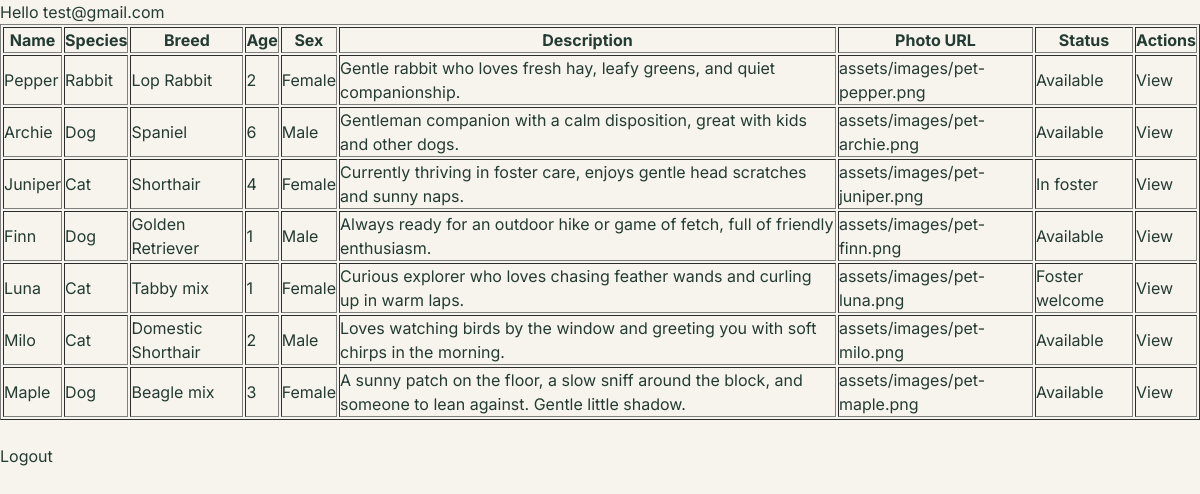
Page /userDashboard/dashboard.php (signed in) on the committed database.
### tables this page shows
CREATE TABLE `pet` (
  `petid` int NOT NULL,
  `created_by` int NOT NULL,
  `name` varchar(100) NOT NULL,
  `species` varchar(50) NOT NULL,
  `breed` varchar(50) NOT NULL,
  `age` int NOT NULL,
  `sex` varchar(50) NOT NULL,
  `description` varchar(255) NOT NULL,
  `photo_url` varchar(255) NOT NULL,
  `status` varchar(50) NOT NULL
);

### app/Models/Pet.php (called while the page is built, shortened)
<?php
class Pet {
    private $conn = null;
    public function __construct() {
        try {
            $database = new Database();
            $this->conn = $database->connection();
        } catch (Exception $e) {
            $this->conn = null;
        }
    }
    public function getAll($species = null, $status = null, $search = null) {
        if ($this->conn) {
            try {
                $query = "SELECT * FROM pet WHERE 1=1";
                $params = [];
                $query .= " ORDER BY petid DESC";
                $stmt = $this->conn->prepare($query);
                $stmt->execute($params);
                $results = $stmt->fetchAll(PDO::FETCH_ASSOC);
                if (!empty($results)) {
                    return $results;
                }
            } catch (Exception $e) {
            }
        }
        $list = self::$defaultPets;
        return $list;
    }
}

### app/database.php (called while the page is built, shortened)
<?php
class Database{
    private $host = "localhost";
    private $username = "root";
    private $password = "";
    private $dbname = "finaldb";
    public function connection():PDO{
        return new PDO("mysql:host=$this->host;dbname=$this->dbname",$this->username,$this->password,[
        PDO::ATTR_ERRMODE=>PDO::ERRMODE_EXCEPTION
        ]);
    }
}
?>

### userDashboard/dashboard.php (the view, shortened to what this page needs)
<?php
$petModel = new Pet();
$search = $_GET['search'] ?? '';
$speciesFilter = $_GET['species'] ?? 'All species';
$statusFilter = $_GET['status'] ?? 'All statuses';
$allPets = $petModel->getAll();
$pets = $petModel->getAll(
    $speciesFilter === 'All species' ? null : $speciesFilter,
    $statusFilter === 'All statuses' ? null : $statusFilter,
    $search
);
?>
<!DOCTYPE html>
<html lang="en">
<head>
    <link rel="stylesheet" href="../style.css">
</head>
<body>
    Hello <?php echo $_SESSION["email"]; ?>
    <br>
    <table border="1">
        <tr>
            <th>Name</th>
            <th>Species</th>
            <th>Breed</th>
            <th>Age</th>
            <th>Sex</th>
            <th>Description</th>
            <th>Photo URL</th>
            <th>Status</th>
            <th>Actions</th>
        </tr>
        <?php
        if(empty($pets)){
        ?>
        <tr>
            <td colspan="10">No available Pet.</td>
        </tr>
        <?php }else{
            foreach($pets as $pet){
        ?>
        <tr>
            <td><?php echo $pet["name"] ?></td>
            <td><?php echo $pet["species"] ?></td>
            <td><?php echo $pet["breed"] ?></td>
            <td><?php echo $pet["age"] ?></td>
            <td><?php echo $pet["sex"] ?></td>
            <td><?php echo $pet["description"] ?></td>
            <td><?php echo $pet["photo_url"] ?></td>
            <td><?php echo $pet["status"] ?></td>
            <td>
                <a href="viewbyid.php?id=<?php echo $pet["petid"] ?>">View</a>
            </td>
        </tr>
        <?php }} ?>
    </table>
    <br>
    <a href="../logout.php">Logout</a>
</body>
</html>

### style.css (style rules this page uses)
:root { --font-serif: 'Lora', Georgia, serif; --font-sans: 'Inter', system-ui, -apple-system, BlinkMacSystemFont, "Segoe UI", Roboto, sans-serif; --bg-page: #f7f4ed; --bg-card: #fffefa; --bg-subtle: #e8eee5; --bg-subtle-warm: #f3f0e7; --bg-sidebar: #193b32; --bg-sidebar-hover: #1f4439; --bg-sidebar-active: #2b5144; --bg-gold: #f0c765; --bg-gold-light: #fbf0cf; --bg-blue-light: #e3ebf3; --bg-alert: #f9e6e2; --text-dark: #24483e; --text-heading: #233b32; --text-muted: #6a756e; --text-light: #f7f4ed; --text-light-muted: #c3d1c9; --text-alert: #b3423a; --text-gold: #8a6410; --text-blue: #3b5a78; --border-light: #dddfd5; --border-subtle: #ecebe4; --border-dark: #24483e; --border-alert: #e8b9b2; --radius-sm: 6px; --radius-md: 10px; --radius-lg: 14px; --radius-xl: 22px; --radius-full: 9999px; --shadow-sm: 0 1px 3px rgba(0, 0, 0, 0.05); --shadow-md: 0 4px 12px rgba(0, 0, 0, 0.06); --shadow-lg: 0 10px 25px rgba(0, 0, 0, 0.08); --max-width: 1440px; }
*, *::before, *::after { box-sizing: border-box; margin: 0; padding: 0; }
body { font-family: var(--font-sans); background-color: var(--bg-page); color: var(--text-heading); line-height: 1.5; -webkit-font-smoothing: antialiased; }
a { color: inherit; text-decoration: none; }

### rows in the picture
pet: name "Pepper", species "Rabbit", breed "Lop Rabbit", age "2", sex "Female", description "Gentle rabbit who loves fresh hay, leafy greens, and quiet companionship.", photo_url "assets/images/pet-pepper.png", status "Available"
pet: name "Archie", species "Dog", breed "Spaniel", age "6", sex "Male", description "Gentleman companion with a calm disposition, great with kids and other dogs.", photo_url "assets/images/pet-archie.png", status "Available"
pet: name "Juniper", species "Cat", breed "Shorthair", age "4", sex "Female", description "Currently thriving in foster care, enjoys gentle head scratches and sunny naps.", photo_url "assets/images/pet-juniper.png", status "In foster"
pet: name "Finn", species "Dog", breed "Golden Retriever", age "1", sex "Male", description "Always ready for an outdoor hike or game of fetch, full of friendly enthusiasm.", photo_url "assets/images/pet-finn.png", status "Available"
pet: name "Luna", species "Cat", breed "Tabby mix", age "1", sex "Female", description "Curious explorer who loves chasing feather wands and curling up in warm laps.", photo_url "assets/images/pet-luna.png", status "Foster welcome"
pet: name "Milo", species "Cat", breed "Domestic Shorthair", age "2", sex "Male", description "Loves watching birds by the window and greeting you with soft chirps in the morning.", photo_url "assets/images/pet-milo.png", status "Available"
pet: name "Maple", species "Dog", breed "Beagle mix", age "3", sex "Female", description "A sunny patch on the floor, a slow sniff around the block, and someone to lean against. Gentle little shadow.", photo_url "assets/images/pet-maple.png", status "Available"

### other values in the picture
$_SESSION["email"] "test@gmail.com"
